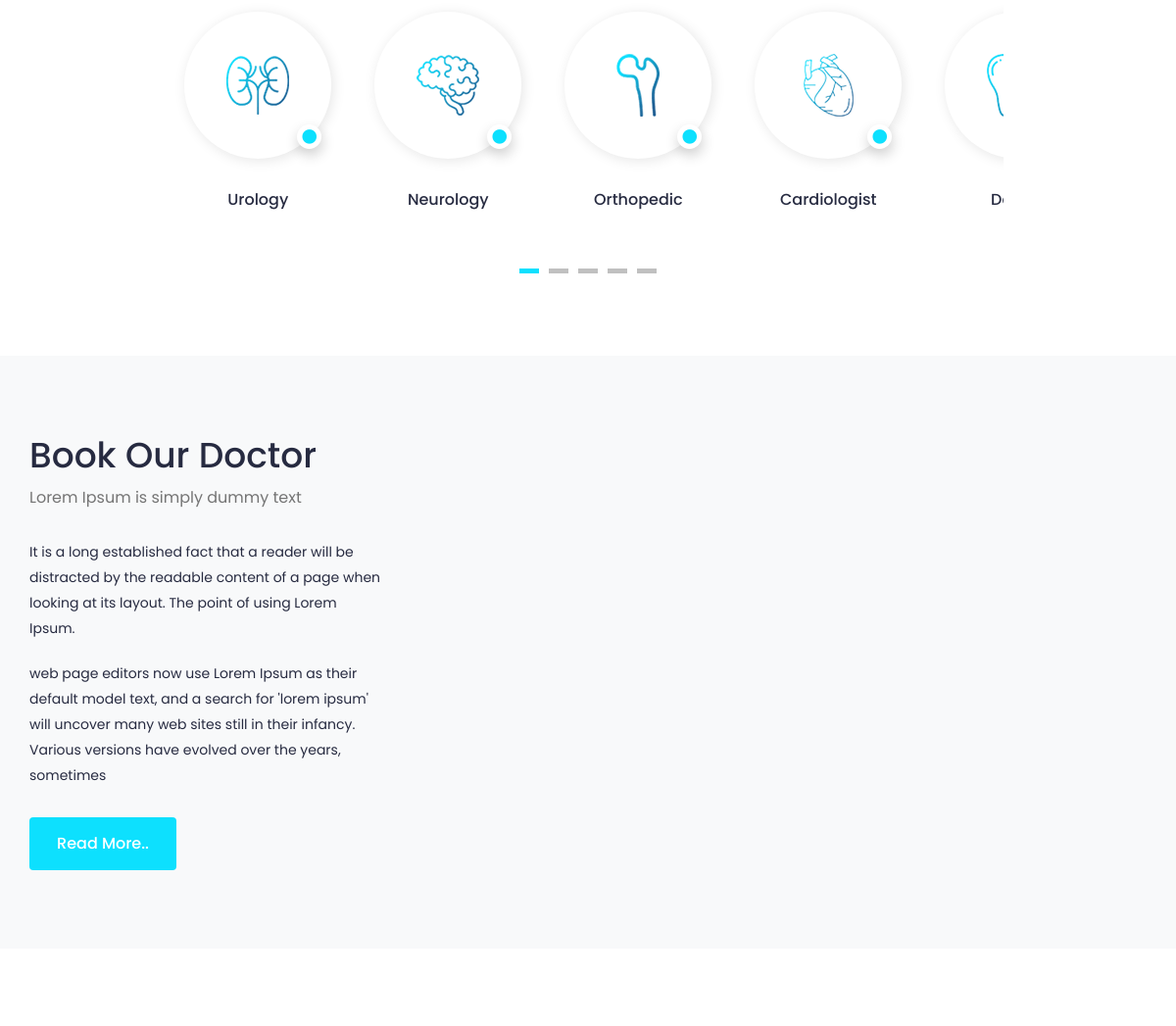
/ (middle part), run on an earlier commit of the app's database.
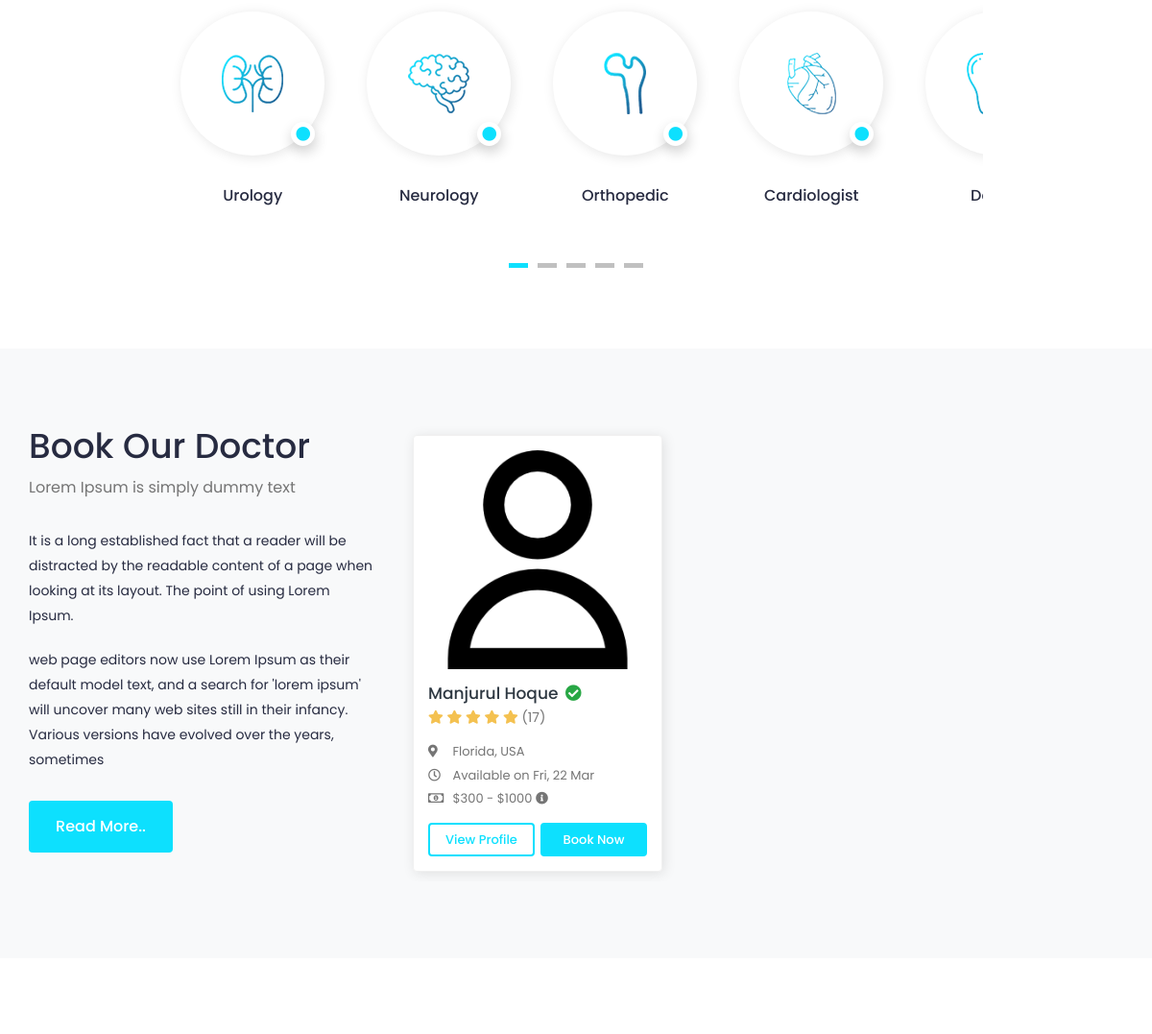
And on a later commit of the database.
### accounts/models.py (models this page shows, shortened)
class User(AbstractUser):
    class RoleChoices(models.TextChoices):
        DOCTOR = "doctor", "Doctor"
        PATIENT = "patient", "Patient"
    username = models.CharField(max_length=30, unique=True)
    role = models.CharField(
        choices=RoleChoices.choices,
        max_length=20,
        default="patient",
        error_messages={"required": "Role must be provided"},
    )
    email = models.EmailField(
        blank=True,
        error_messages={
            "unique": "A user with that email already exists.",
        },
    )
    first_name = models.CharField(max_length=150, blank=True)
    last_name = models.CharField(max_length=150, blank=True)
    registration_number = models.IntegerField(null=True, blank=True)
    USERNAME_FIELD = "username"
    REQUIRED_FIELDS = []
    objects = CustomUserManager()
    def get_full_name(self):
        full_name = "%s %s" % (self.first_name, self.last_name)
        return full_name.strip() or self.username

class Profile(models.Model):
    user = models.OneToOneField(
        User, on_delete=models.CASCADE, related_name="profile"
    )
    avatar = models.ImageField(
        default="defaults/user.png", upload_to=profile_photo_directory_path
    )
    phone = models.CharField(max_length=20, blank=True, null=True)
    dob = models.DateField(blank=True, null=True)
    about = models.TextField(blank=True, null=True)
    specialization = models.CharField(max_length=255, blank=True, null=True)
    gender = models.CharField(
        max_length=10,
        choices=[('male', 'Male'), ('female', 'Female'), ('other', 'Other')],
        blank=True
    )
    address = models.TextField(blank=True, null=True)
    city = models.CharField(max_length=100, blank=True)
    state = models.CharField(max_length=100, blank=True)
    postal_code = models.CharField(max_length=20, blank=True)
    country = models.CharField(max_length=100, blank=True)
    price_per_consultation = models.DecimalField(
        max_digits=10,
        decimal_places=2,
        null=True,
        blank=True
    )
    is_available = models.BooleanField(default=True)
    blood_group = models.CharField(
        max_length=5,
        choices=[
            ('A+', 'A+'), ('A-', 'A-'),
            ('B+', 'B+'), ('B-', 'B-'),
            ('O+', 'O+'), ('O-', 'O-'),
            ('AB+', 'AB+'), ('AB-', 'AB-'),
        ],
        blank=True,
        null=True
    )
    allergies = models.TextField(blank=True, null=True)
    medical_conditions = models.TextField(blank=True, null=True)
    @property
    def image(self):
        return (
            self.avatar.url
            if self.avatar.storage.exists(self.avatar.name)
            else "{}defaults/user.png".format(settings.MEDIA_URL)
        )

### core/views.py (the view)
# urls.py: path("", home, name="home"),
def home(request: HttpRequest) -> HttpResponse:
    doctors = (
        User.objects.select_related("profile")
        .filter(role="doctor")
        .filter(is_superuser=False)
    )
    return render(request, "home.html", {"doctors": doctors})

### templates/home.html (shortened to what the changed rows need)
{% extends 'base.html' %}
{% load static %}
{% block content %}
    <section class="section section-doctor">
        <div class="container-fluid">
            <div class="row">
                <div class="col-lg-4">
                    <div class="section-header ">
                        <h2>Book Our Doctor</h2>
                    </div>
                </div>
                <div class="col-lg-8">
                    <div class="doctor-slider slider">
                        {% for doctor in doctors %}
                            <div class="profile-widget">
                                <div class="doc-img">
                                    <a href="#">
                                        <img class="img-fluid" alt="User Image" src="{{ doctor.profile.image }}">
                                    </a>
                                </div>
                                <div class="pro-content">
                                    <h3 class="title">
                                        <a href="">{{ doctor.get_full_name }}</a>
                                        <i class="fas fa-check-circle verified"></i>
                                    </h3>
                                    <div class="rating">
                                        <i class="fas fa-star filled"></i>
                                        <i class="fas fa-star filled"></i>
                                        <i class="fas fa-star filled"></i>
                                        <i class="fas fa-star filled"></i>
                                        <i class="fas fa-star filled"></i>
                                        <span class="d-inline-block average-rating">(17)</span>
                                    </div>
                                    <ul class="available-info">
                                        <li>
                                            <i class="fas fa-map-marker-alt"></i> Florida, USA
                                        </li>
                                        <li>
                                            <i class="far fa-clock"></i> Available on Fri, 22 Mar
                                        </li>
                                        <li>
                                            <i class="far fa-money-bill-alt"></i> $300 - $1000
                                            <i class="fas fa-info-circle" data-toggle="tooltip" title="Lorem Ipsum"></i>
                                        </li>
                                    </ul>
                                    <div class="row row-sm">
                                        <div class="col-6">
                                            <a href="{% url 'doctors:doctor-profile' doctor.username %}" class="btn view-btn">View Profile</a>
                                        </div>
                                        <div class="col-6">
                                            <a href="{% url 'bookings:doctor-booking-view' doctor.username %}" class="btn book-btn">Book Now</a>
                                        </div>
                                    </div>
                                </div>
                            </div>
                        {% endfor %}
                    </div>
                </div>
            </div>
        </div>
    </section>
{% endblock %}

What changed in the data, as far as the page shows it:
added User: profile.image (placeholder picture), get_full_name "Manjurul Hoque"
